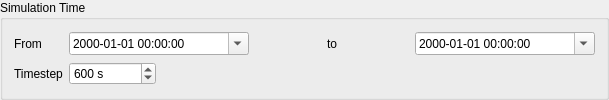
    <widget class="QGroupBox" name="groupBox">
     <property name="title">
      <string>Simulation Time</string>
     </property>
     <layout class="QGridLayout" name="gridLayout">
      <item row="0" column="0">
       <widget class="QLabel" name="label_6">
        <property name="sizePolicy">
         <sizepolicy hsizetype="Minimum" vsizetype="Preferred">
          <horstretch>0</horstretch>
          <verstretch>0</verstretch>
         </sizepolicy>
        </property>
        <property name="maximumSize">
         <size>
          <width>80</width>
          <height>16777215</height>
         </size>
        </property>
        <property name="text">
         <string>From</string>
        </property>
       </widget>
      </item>
      <item row="0" column="1" colspan="2">
       <widget class="QDateTimeEdit" name="dateTimeEdit">
        <property name="sizePolicy">
         <sizepolicy hsizetype="Preferred" vsizetype="Fixed">
          <horstretch>0</horstretch>
          <verstretch>0</verstretch>
         </sizepolicy>
        </property>
        <property name="minimumSize">
         <size>
          <width>180</width>
          <height>0</height>
         </size>
        </property>
        <property name="maximumSize">
         <size>
          <width>180</width>
          <height>16777215</height>
         </size>
        </property>
        <property name="toolTip">
         <string>&lt;html&gt;&lt;head/&gt;&lt;body&gt;&lt;p&gt;Select a single timestep in the timeseries. The datetime given here have to exist in DataFrame in terminal&lt;span style=&quot; font-weight:600;&quot;&gt; `data`&lt;/span&gt; in the column specified with ComboBox &lt;span style=&quot; font-weight:600;&quot;&gt;`Datetime`&lt;/span&gt;&lt;/p&gt;&lt;/body&gt;&lt;/html&gt;</string>
        </property>
        <property name="wrapping">
         <bool>false</bool>
        </property>
        <property name="frame">
         <bool>true</bool>
        </property>
        <property name="buttonSymbols">
         <enum>QAbstractSpinBox::UpDownArrows</enum>
        </property>
        <property name="correctionMode">
         <enum>QAbstractSpinBox::CorrectToNearestValue</enum>
        </property>
        <property name="showGroupSeparator" stdset="0">
         <bool>false</bool>
        </property>
        <property name="currentSection">
         <enum>QDateTimeEdit::YearSection</enum>
        </property>
        <property name="displayFormat">
         <string>yyyy-MM-dd HH:mm:ss</string>
        </property>
        <property name="calendarPopup">
         <bool>true</bool>
        </property>
        <property name="timeSpec">
         <enum>Qt::UTC</enum>
        </property>
       </widget>
      </item>
      <item row="0" column="3">
       <widget class="QLabel" name="label_7">
        <property name="sizePolicy">
         <sizepolicy hsizetype="Expanding" vsizetype="Preferred">
          <horstretch>0</horstretch>
          <verstretch>0</verstretch>
         </sizepolicy>
        </property>
        <property name="minimumSize">
         <size>
          <width>20</width>
          <height>0</height>
         </size>
        </property>
        <property name="maximumSize">
         <size>
          <width>200</width>
          <height>16777215</height>
         </size>
        </property>
        <property name="text">
         <string>to</string>
        </property>
        <property name="alignment">
         <set>Qt::AlignCenter</set>
        </property>
       </widget>
      </item>
      <item row="0" column="4" colspan="2">
       <widget class="QDateTimeEdit" name="dateTimeEdit_2">
        <property name="sizePolicy">
         <sizepolicy hsizetype="Preferred" vsizetype="Fixed">
          <horstretch>0</horstretch>
          <verstretch>0</verstretch>
         </sizepolicy>
        </property>
        <property name="minimumSize">
         <size>
          <width>180</width>
          <height>0</height>
         </size>
        </property>
        <property name="maximumSize">
         <size>
          <width>180</width>
          <height>16777215</height>
         </size>
        </property>
        <property name="toolTip">
         <string>&lt;html&gt;&lt;head/&gt;&lt;body&gt;&lt;p&gt;Select a single timestep in the timeseries. The datetime given here have to exist in DataFrame in terminal&lt;span style=&quot; font-weight:600;&quot;&gt; `data`&lt;/span&gt; in the column specified with ComboBox &lt;span style=&quot; font-weight:600;&quot;&gt;`Datetime`&lt;/span&gt;&lt;/p&gt;&lt;/body&gt;&lt;/html&gt;</string>
        </property>
        <property name="wrapping">
         <bool>false</bool>
        </property>
        <property name="frame">
         <bool>true</bool>
        </property>
        <property name="buttonSymbols">
         <enum>QAbstractSpinBox::UpDownArrows</enum>
        </property>
        <property name="correctionMode">
         <enum>QAbstractSpinBox::CorrectToNearestValue</enum>
        </property>
        <property name="showGroupSeparator" stdset="0">
         <bool>false</bool>
        </property>
        <property name="currentSection">
         <enum>QDateTimeEdit::YearSection</enum>
        </property>
        <property name="displayFormat">
         <string>yyyy-MM-dd HH:mm:ss</string>
        </property>
        <property name="calendarPopup">
         <bool>true</bool>
        </property>
        <property name="timeSpec">
         <enum>Qt::UTC</enum>
        </property>
       </widget>
      </item>
      <item row="1" column="0">
       <widget class="QLabel" name="label_12">
        <property name="sizePolicy">
         <sizepolicy hsizetype="Minimum" vsizetype="Preferred">
          <horstretch>0</horstretch>
          <verstretch>0</verstretch>
         </sizepolicy>
        </property>
        <property name="maximumSize">
         <size>
          <width>80</width>
          <height>16777215</height>
         </size>
        </property>
        <property name="text">
         <string>Timestep</string>
        </property>
       </widget>
      </item>
      <item row="1" column="1">
       <widget class="QSpinBox" name="spinBox_3">
        <property name="sizePolicy">
         <sizepolicy hsizetype="Preferred" vsizetype="Fixed">
          <horstretch>0</horstretch>
          <verstretch>0</verstretch>
         </sizepolicy>
        </property>
        <property name="suffix">
         <string> s</string>
        </property>
        <property name="minimum">
         <number>1</number>
        </property>
        <property name="maximum">
         <number>99999</number>
        </property>
        <property name="singleStep">
         <number>60</number>
        </property>
        <property name="value">
         <number>600</number>
        </property>
       </widget>
      </item>
      <item row="1" column="2" colspan="3">
       <spacer name="horizontalSpacer">
        <property name="orientation">
         <enum>Qt::Horizontal</enum>
        </property>
        <property name="sizeHint" stdset="0">
         <size>
          <width>253</width>
          <height>20</height>
         </size>
        </property>
       </spacer>
      </item>
      <item row="1" column="5">
       <spacer name="horizontalSpacer_2">
        <property name="orientation">
         <enum>Qt::Horizontal</enum>
        </property>
        <property name="sizeHint" stdset="0">
         <size>
          <width>171</width>
          <height>20</height>
         </size>
        </property>
       </spacer>
      </item>
     </layout>
    </widget>
